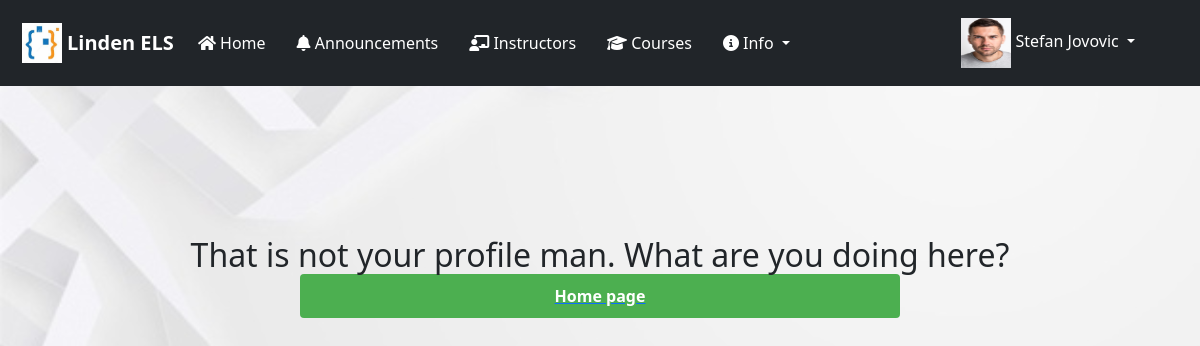
The app's page /profile/2/edit/ (signed in) with its own data.
### elearn/models.py (models this page shows, shortened)
class User(AbstractUser):
    is_learner = models.BooleanField(default=True)
    is_teacher = models.BooleanField(default=False, null=True)
    is_admin = models.BooleanField(default=False, null=True)

class UserProfile(models.Model):
    user = models.OneToOneField(User, on_delete=models.CASCADE, null=True)
    enrolled_courses = models.ManyToManyField(Course)
    profile_pic = models.ImageField(upload_to="images")
    bio = models.TextField()
    instagram = models.URLField(blank=True, null=True)
    facebook = models.URLField(blank=True, null=True)
    twitter = models.URLField(blank=True, null=True)
    linkedin = models.URLField(blank=True, null=True)
    birth_date = models.CharField(max_length=11)

### elearn/views.py (the view, shortened to what this page needs)
# urls.py: path('profile/<int:pk>/edit/', views.ProfileEditView.as_view(), name='edit_profile'),
class ProfileEditView(UpdateView):
    model = UserProfile
    template_name = "edit_profile.html"
    form_class = EditProfileForm

### templates/edit_profile.html (shortened to what this page needs)
{% extends 'base.html' %}
{%load static%}
{%block content%}
<!DOCTYPE html>
<html>
<head>
  <link rel="stylesheet" href="{% static 'ELS/css/profile_creation.css' %}">
</head>
<body>
  {% if request.user == userprofile.user %}
  <div class="profile-container">
    <h1>Edit Your Profile</h1>
    <form action="{% url 'edit_profile' user.userprofile.pk %}" method="post" enctype="multipart/form-data">
      {% csrf_token %}
        {{form.as_p}}
        <button type="submit" class="btn btn-primary">Save changes</button>
</body>
</html>
  {%else%}
  <h2 style="text-align: center; margin-top: 150px;">That is not your profile man. What are you doing here?<br>
    <a href="{% url 'home' %}"><button class="btn btn-primary">Home page</button></a></h2>
  {%endif%}
{%endblock%}

### templates/navbar.html (shortened to what this page needs)
<!DOCTYPE html>
{% load static %}
<html>
<head>
  <link rel="stylesheet" href="https://cdnjs.cloudflare.com/ajax/libs/font-awesome/5.15.3/css/all.min.css" />
  <link rel="stylesheet" href="{% static 'ELS/css/navbar.css' %}">
  <link rel="stylesheet" href="{% static 'ELS/css/sidebar.css' %}">
</head>
<body>
  <div class="navbar-wrapper">
    <nav class="navbar navbar-expand-lg navbar-dark bg-dark">
      <div class="container-fluid">
        <a class="navbar-brand" href="#">
          <img src="{% static 'ELS/img/logo.jpg' %}" alt="Logo" class="navbar-logo">
          Linden ELS
        </a>
        <div class="collapse navbar-collapse" id="navbarSupportedContent">
          <ul class="navbar-nav">
            <li class="nav-item">
              <a class="nav-link" href="{% url 'home' %}"><i class="fa fa-home"></i>
                Home</a>
            </li>
            {% if user.is_authenticated %}
            <li class="nav-item">
              <a class="nav-link" href="{% url 'announcements' %}"><i class="fa-solid fa-bell"></i> Announcements</a>
            </li>
            {%endif%}
            <li class="nav-item">
              <a class="nav-link" href="{% url 'instructors' %}"><i class="fa-solid fa-chalkboard-user"></i> Instructors</a>
            </li>
            <li class="nav-item">
              <a class="nav-link" href="{% url 'course_list' %}"><i class="fa-solid fa-graduation-cap"></i> Courses</a>
            </li>
            <div class="navbar-nav justify-content-end">
            <li class="nav-item dropdown">
              <a class="nav-link dropdown-toggle" href="" role="button" data-bs-toggle="dropdown" aria-haspopup="true" aria-expanded="false">
                <i class="fa-solid fa-circle-info"></i> Info
              </a>
            </li>
          </ul>
        </div>
          <ul class="navbar-nav justify-content-end">
            {% if user.is_authenticated %}
              <li class="nav-item dropdown account-dropdown">
                <a class="nav-link dropdown-toggle" href=""  role="button" data-bs-toggle="dropdown" aria-haspopup="true" aria-expanded="false">
                  <img src="{{user.userprofile.profile_pic.url}}" width="50px" height="50px"> {{user.first_name}} {{user.last_name}}
                </a>
              </li>
            {%endif%}
          </ul>
        </div>
      </div>
</body>
</html>

### static/ELS/css/announcements/create_announcement.css (style rules this page uses)
.btn-primary { display: block; margin: 0 auto; padding: 0.75rem 2rem; font-size: 1rem; font-weight: bold; text-align: center; color: #fff; background-color: #007bff; border: none; border-radius: 0.25rem; cursor: pointer; }

### static/ELS/css/navbar.css (style rules this page uses)
.navbar-wrapper { position: sticky; top: 0; z-index: 100; }
.navbar { background-color: #1e1e1e; padding: 10px; }
.navbar-brand { display: flex; align-items: center; color: #fff; font-weight: bold; text-decoration: none; }
.navbar-logo { width: 40px; height: 40px; margin-right: 5px; }
.nav-link { color: #fff; margin-right: 15px; }
.account-dropdown { margin-right: 20px; }

### static/ELS/css/profile_creation.css (style rules this page uses)
.btn { display: block; width: 50%; padding: 10px; background-color: #4CAF50; color: #fff; text-align: center; border: none; border-radius: 4px; cursor: pointer; }

### templates/base.html (style rules this page uses)
#bg { background-repeat: repeat; background-size: 100%; }

### records on screen
User: userprofile.profile_pic (picture), first_name "Stefan", last_name "Jovovic"
